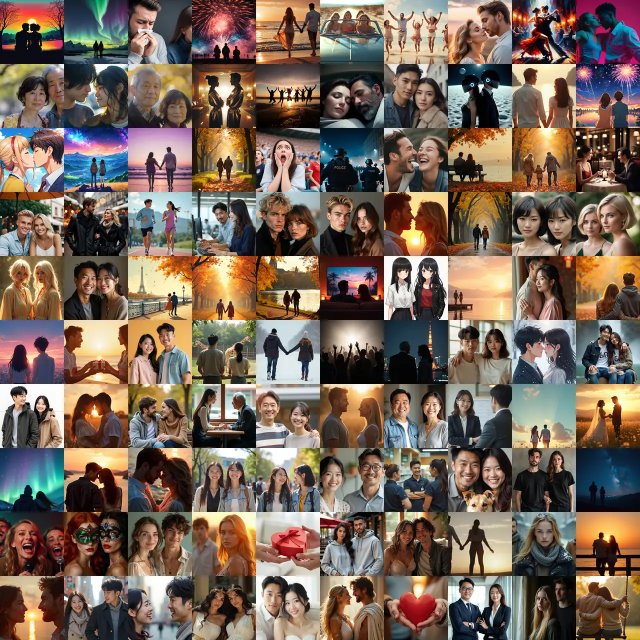
#> input picture images/atlas/a00.webp, 1280 x 1280 px (shown at 1/2 size)
$ python -i build-pdq.py   (imports and definitions only)
#> lines starting #> are read from the running program, lines starting #| are printed output that depends on the picture
#> further down, picture is the input picture: PIL image 1280x1280 RGB; mean R, G, B 119.9, 102.5, 89.1
# パブリックドメインQ の素材から、表のガチャ用（tools/pdq-list.json）と裏のAIクリッカー用（tools/ai-list.json）の
# 画像をまとめ画像（10×10 マス、images/atlas/*.webp）にして、ai-items.js と atlas.js を作る。
#   python3 -I tools/build-pdq.py <サムネイルのキャッシュ>
# リストは tools/pdq-select.py で作る。画像はサムネイル（一覧ページの小さい画像）を正方形に切り抜いたもの。
# N はドット絵（20×20 マス）にする。表の素材の攻撃・防御は tools/build-assets.js で付ける。
import json, os, sys, glob
from PIL import Image
ROOT = os.path.dirname(os.path.dirname(os.path.abspath(__file__)))
CACHE = sys.argv[1]
CELL, NPX, NCELL = 128, 20, 80  # 写真・イラストは 128px、ドット絵は 20 マスを 4 倍（80px）
# [1 line not run here, left out]

def thumb(pid):
    for ext in ('webp', 'jpg', 'jpeg', 'png'):
        p = f'{CACHE}/{pid}.{ext}'
        if os.path.exists(p): return p

def square(im, fy=0.5):  # 正方形に切り抜く（縦長は fy の位置を中心に）
#> called with fy = 0.5
    w, h = im.size; s = min(w, h)
#> after `w, h = im.size`: w = 1280; h = 1280
#> after `s = min(w, h)`: s = 1280
    x = (w - s) // 2; y = int(max(0, min(h - s, h * fy - s / 2)))
#> after `x = (w - s) // 2`: x = 0
#> after `y = int(max(0, min(h - s, h * fy - s / 2)))`: y = 0
    return im.crop((x, y, x + s, y + s))

def pixelate(im):  # ドット絵：20×20 に縮めて 16 色に減らし、外側の白い背景を透明にする
    im = square(im.convert('RGB')).resize((NPX, NPX), Image.BOX)
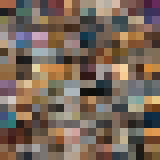
#> im: PIL image 20x20 RGB (shown 8 times larger); mean R, G, B 119.9, 102.5, 89.1
    im = im.quantize(16, method=Image.Quantize.MEDIANCUT, dither=Image.Dither.NONE).convert('RGBA')
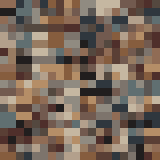
#> im: PIL image 20x20 RGBA (shown 8 times larger); mean R, G, B, A 119.6, 102.3, 89, 255
    px = im.load(); W = NPX
    white = lambda c: c[0] > 228 and c[1] > 228 and c[2] > 228
    seen, stack = set(), [(x, y) for x in range(W) for y in (0, W - 1)] + [(x, y) for y in range(W) for x in (0, W - 1)]
    while stack:  # ふちから続く白だけ消す（中の白い部分は残す）
        x, y = stack.pop()
        if (x, y) in seen or not (0 <= x < W and 0 <= y < W) or not white(px[x, y]): continue
        seen.add((x, y)); px[x, y] = (0, 0, 0, 0)
        stack += [(x + 1, y), (x - 1, y), (x, y + 1), (x, y - 1)]
#> after the loop, seen = 0 items; stack = []
    return im.resize((NCELL, NCELL), Image.NEAREST)

def atlases(name, rows, make, cell, lossless):
    out = []
    for a in range(0, len(rows), 100):
        chunk = rows[a:a + 100]
        sheet = Image.new('RGBA' if lossless else 'RGB', (cell * 10, cell * 10), (0, 0, 0, 0) if lossless else (243, 239, 230))
        for i, r in enumerate(chunk):
            im = make(Image.open(thumb(r['pid'])), r)
            sheet.paste(im, ((i % 10) * cell, (i // 10) * cell))
            r['sp'] = [None, i]
        fn = f'images/atlas/{name}{a // 100:02d}.webp'
        sheet.save(f'{ROOT}/{fn}', 'WEBP', lossless=True, quality=100, method=6) if lossless else sheet.save(f'{ROOT}/{fn}', 'WEBP', quality=72, method=6)
        out.append((fn, chunk))
    return out

def photo(im, r): return square(im.convert('RGB'), r.get('fy', 0.5)).resize((CELL, CELL), Image.LANCZOS)

ATLAS = []
def register(groups):
    for fn, chunk in groups:
        ATLAS.append(fn)
        for r in chunk: r['sp'][0] = len(ATLAS) - 1

# [26 lines not run here, left out]

>>> from PIL import Image
>>> picture = Image.open('../images/atlas/a00.webp')
>>> result = pixelate(picture)

$ run again, on images/atlas/a04.webp
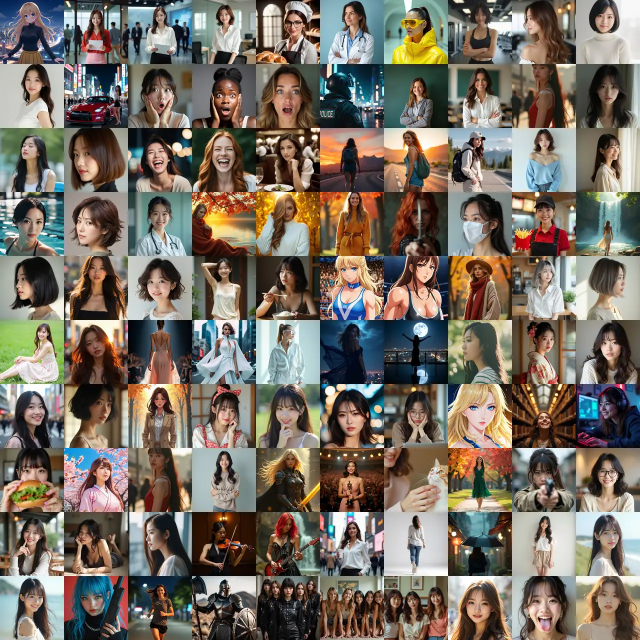
#> input picture images/atlas/a04.webp, 1280 x 1280 px (shown at 1/2 size)
#> picture is the input picture: PIL image 1280x1280 RGB; mean R, G, B 119.6, 111, 99.8
#> in pixelate, `im = square(im.convert('RGB')).resize((NPX, NPX), Image.BOX)`:
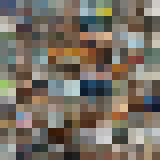
#> im: PIL image 20x20 RGB (shown 8 times larger); mean R, G, B 119.6, 111, 99.9
#> in pixelate, `im = im.quantize(16, method=Image.Quantize.MEDIANCUT, dither=Image.Dit..`:
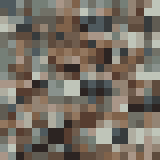
#> im: PIL image 20x20 RGBA (shown 8 times larger); mean R, G, B, A 119.6, 110.7, 99.6, 255
#> after the loop in pixelate, `while stack:`: seen = 0 items; stack = []

$ run again, on images/atlas/a05.webp
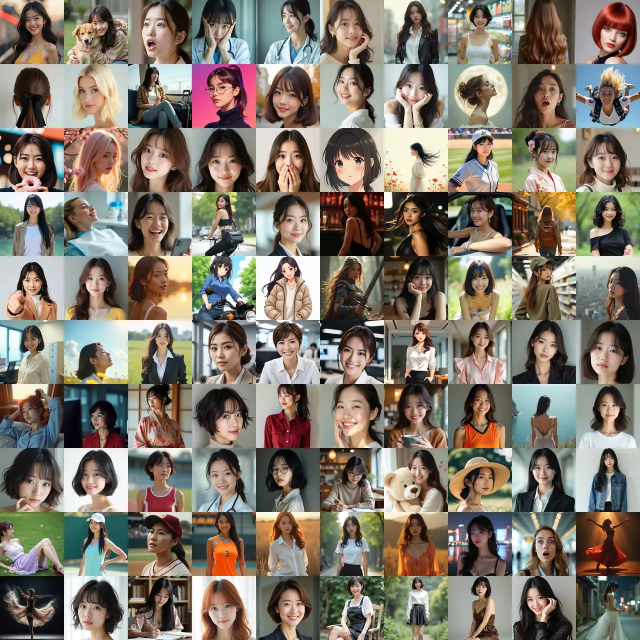
#> input picture images/atlas/a05.webp, 1280 x 1280 px (shown at 1/2 size)
#> picture is the input picture: PIL image 1280x1280 RGB; mean R, G, B 128.5, 120, 108.1
#> in pixelate, `im = square(im.convert('RGB')).resize((NPX, NPX), Image.BOX)`:
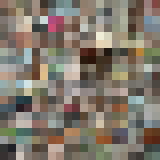
#> im: PIL image 20x20 RGB (shown 8 times larger); mean R, G, B 128.5, 120, 108.1
#> in pixelate, `im = im.quantize(16, method=Image.Quantize.MEDIANCUT, dither=Image.Dit..`:
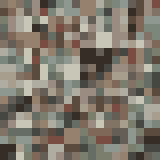
#> im: PIL image 20x20 RGBA (shown 8 times larger); mean R, G, B, A 127.7, 120.1, 108.4, 255
#> after the loop in pixelate, `while stack:`: seen = 0 items; stack = []

$ run again, on images/atlas/a06.webp
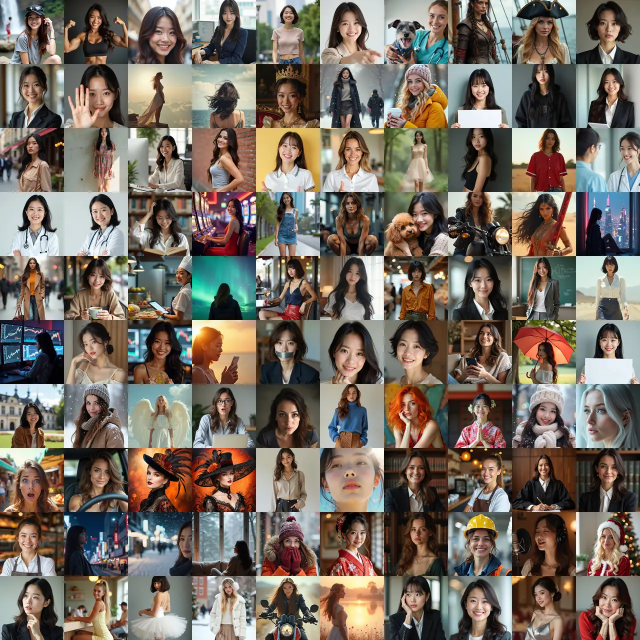
#> input picture images/atlas/a06.webp, 1280 x 1280 px (shown at 1/2 size)
#> picture is the input picture: PIL image 1280x1280 RGB; mean R, G, B 118.5, 108.8, 98.1
#> in pixelate, `im = square(im.convert('RGB')).resize((NPX, NPX), Image.BOX)`:
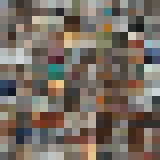
#> im: PIL image 20x20 RGB (shown 8 times larger); mean R, G, B 118.5, 108.9, 98.1
#> in pixelate, `im = im.quantize(16, method=Image.Quantize.MEDIANCUT, dither=Image.Dit..`:
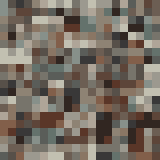
#> im: PIL image 20x20 RGBA (shown 8 times larger); mean R, G, B, A 117.6, 108.2, 97.8, 255
#> after the loop in pixelate, `while stack:`: seen = 0 items; stack = []
